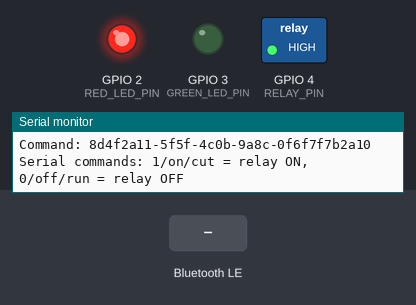
Recording of a program running on a simulated ESP32-C3. On the bench: switched loads named in the program (green lamp = pin HIGH), output pins drawn as LEDs (lit = HIGH), the last lines printed to the serial monitor. The test bench sets the inputs (shaded band). Nothing arrives over Bluetooth unless stated; a phone connects over Bluetooth LE 3 s after start.

Above: at 1.7 s.
1.8 s: Bluetooth LE write "off" received
At 2.9 s:
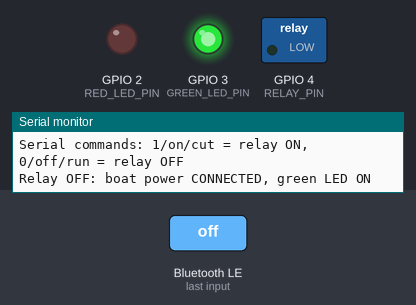
3.3 s: Bluetooth LE write "on" received
At 4.4 s:
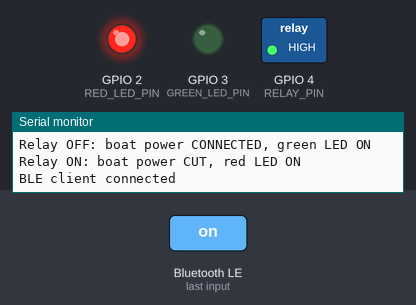
5.0 s: Bluetooth LE write "0" received
At 5.3 s:
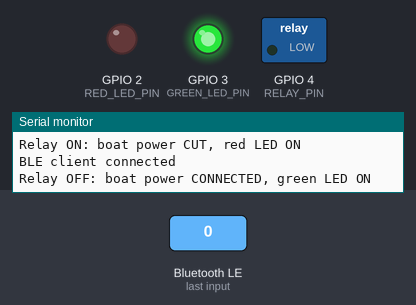
Timing chart, 0 to 8.0 s (numbered marks = the images above; inputs shaded):
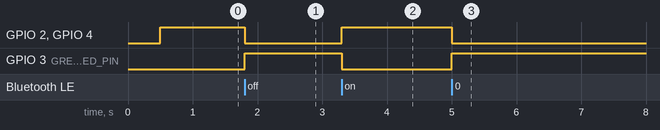

The program:

main.cpp
```cpp
#include <Arduino.h>
#include <BLE2902.h>
#include <BLEDevice.h>
#include <BLEServer.h>
#include <BLEUtils.h>

// ESP32-C3 SuperMini demo wiring, matching ../c3test.
constexpr uint8_t RED_LED_PIN = 2;
constexpr uint8_t GREEN_LED_PIN = 3;
constexpr uint8_t RELAY_PIN = 4;

constexpr char DEVICE_NAME[] = "VPass Kill Switch";
constexpr char SERVICE_UUID[] = "8d4f2a10-5f5f-4c0b-9a8c-0f6f7f7b2a10";
constexpr char COMMAND_UUID[] = "8d4f2a11-5f5f-4c0b-9a8c-0f6f7f7b2a10";

BLECharacteristic *commandCharacteristic = nullptr;
bool relayOn = true;
bool connected = false;

String normalize(String value) {
  value.trim();
  value.toLowerCase();
  return value;
}

String stateText() {
  return relayOn ? "ON" : "OFF";
}

void publishState() {
  if (!commandCharacteristic) return;
  commandCharacteristic->setValue(stateText().c_str());
  if (connected) commandCharacteristic->notify();
}

void setRelay(bool on) {
  relayOn = on;

  // Relay ON energizes the module and opens the normally-closed line.
  // That cuts the model boat power, so red is the stopped state.
  digitalWrite(RELAY_PIN, relayOn ? HIGH : LOW);
  digitalWrite(RED_LED_PIN, relayOn ? HIGH : LOW);
  digitalWrite(GREEN_LED_PIN, relayOn ? LOW : HIGH);

  Serial.println(relayOn ? "Relay ON: boat power CUT, red LED ON"
                         : "Relay OFF: boat power CONNECTED, green LED ON");
  publishState();
}

bool applyCommand(const String &raw) {
  String command = normalize(raw);
  if (command == "on" || command == "1" || command == "cut" ||
      command == "lock" || command == "engage" || command == "relay:on") {
    setRelay(true);
    return true;
  }

  if (command == "off" || command == "0" || command == "run" ||
      command == "unlock" || command == "restore" || command == "relay:off") {
    setRelay(false);
    return true;
  }

  if (command == "status" || command == "?") {
    publishState();
    Serial.println(String("Status: ") + stateText());
    return true;
  }

  Serial.println(String("Unknown command: ") + raw);
  return false;
}

class ServerCallbacks : public BLEServerCallbacks {
  void onConnect(BLEServer *server) override {
    connected = true;
    publishState();
    Serial.println("BLE client connected");
  }

  void onDisconnect(BLEServer *server) override {
    connected = false;
    Serial.println("BLE client disconnected");
    BLEDevice::startAdvertising();
  }
};

class CommandCallbacks : public BLECharacteristicCallbacks {
  void onWrite(BLECharacteristic *characteristic) override {
    String value = String(characteristic->getValue().c_str());
    if (value.length() == 0) return;
    applyCommand(value);
  }

  void onRead(BLECharacteristic *characteristic) override {
    characteristic->setValue(stateText().c_str());
  }
};

void setupBle() {
  BLEDevice::init(DEVICE_NAME);

  BLEServer *server = BLEDevice::createServer();
  server->setCallbacks(new ServerCallbacks());

  BLEService *service = server->createService(SERVICE_UUID);
  commandCharacteristic = service->createCharacteristic(
      COMMAND_UUID,
      BLECharacteristic::PROPERTY_READ |
          BLECharacteristic::PROPERTY_WRITE |
          BLECharacteristic::PROPERTY_WRITE_NR |
          BLECharacteristic::PROPERTY_NOTIFY);
  commandCharacteristic->setCallbacks(new CommandCallbacks());
  commandCharacteristic->addDescriptor(new BLE2902());
  commandCharacteristic->setValue(stateText().c_str());

  service->start();

  BLEAdvertising *advertising = BLEDevice::getAdvertising();
  advertising->addServiceUUID(SERVICE_UUID);
  advertising->setScanResponse(true);
  advertising->setMinPreferred(0x06);
  advertising->setMinPreferred(0x12);
  BLEDevice::startAdvertising();

  Serial.println(String("BLE advertising: ") + DEVICE_NAME);
  Serial.println(String("Service: ") + SERVICE_UUID);
  Serial.println(String("Command: ") + COMMAND_UUID);
}

void setup() {
  Serial.begin(115200);
  delay(500);

  pinMode(RED_LED_PIN, OUTPUT);
  pinMode(GREEN_LED_PIN, OUTPUT);
  pinMode(RELAY_PIN, OUTPUT);

  setRelay(true);
  setupBle();

  Serial.println("Serial commands: 1/on/cut = relay ON, 0/off/run = relay OFF");
}

void loop() {
  if (!Serial.available()) {
    delay(20);
    return;
  }

  String command = Serial.readStringUntil('\n');
  applyCommand(command);
}
```

Measured:
- after the input at 1.8 s, GPIO 2 (RED_LED_PIN), GPIO 4 (RELAY_PIN): HIGH → LOW at once; GPIO 3 (GREEN_LED_PIN): LOW → HIGH at once
- after the input at 3.3 s, GPIO 2 (RED_LED_PIN), GPIO 4 (RELAY_PIN): LOW → HIGH at once; GPIO 3 (GREEN_LED_PIN): HIGH → LOW at once
- after the input at 5.0 s, GPIO 2 (RED_LED_PIN), GPIO 4 (RELAY_PIN): HIGH → LOW at once; GPIO 3 (GREEN_LED_PIN): LOW → HIGH at once
